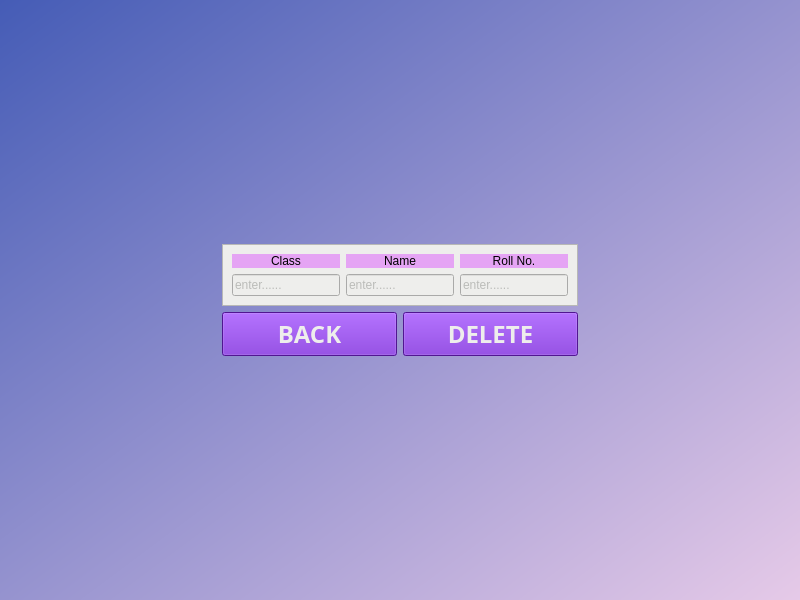
<?xml version="1.0" encoding="UTF-8"?>
<ui version="4.0">
 <class>DELETE_2</class>
 <widget class="QMainWindow" name="DELETE_2">
  <property name="geometry">
   <rect>
    <x>0</x>
    <y>0</y>
    <width>800</width>
    <height>600</height>
   </rect>
  </property>
  <property name="windowTitle">
   <string>MainWindow</string>
  </property>
  <property name="styleSheet">
   <string notr="true">background-color: qlineargradient(spread:pad, x1:0, y1:0, x2:1, y2:1, stop:0 rgba(69, 92, 182, 255), stop:1 rgba(230, 202, 232, 255));</string>
  </property>
  <widget class="QWidget" name="centralwidget">
   <layout class="QGridLayout" name="gridLayout">
    <item row="0" column="1">
     <spacer name="verticalSpacer">
      <property name="orientation">
       <enum>Qt::Vertical</enum>
      </property>
      <property name="sizeHint" stdset="0">
       <size>
        <width>20</width>
        <height>40</height>
       </size>
      </property>
     </spacer>
    </item>
    <item row="1" column="2">
     <spacer name="horizontalSpacer_2">
      <property name="orientation">
       <enum>Qt::Horizontal</enum>
      </property>
      <property name="sizeHint" stdset="0">
       <size>
        <width>40</width>
        <height>20</height>
       </size>
      </property>
     </spacer>
    </item>
    <item row="2" column="1">
     <layout class="QHBoxLayout" name="horizontalLayout_2">
      <item>
       <widget class="QPushButton" name="BACK">
        <property name="minimumSize">
         <size>
          <width>0</width>
          <height>44</height>
         </size>
        </property>
        <property name="font">
         <font>
          <family>Umpush</family>
          <pointsize>18</pointsize>
          <weight>75</weight>
          <bold>true</bold>
         </font>
        </property>
        <property name="styleSheet">
         <string notr="true">background-color: rgb(114, 31, 203);
color: rgb(238, 238, 236);</string>
        </property>
        <property name="text">
         <string>BACK</string>
        </property>
       </widget>
      </item>
      <item>
       <widget class="QPushButton" name="DELETE">
        <property name="minimumSize">
         <size>
          <width>0</width>
          <height>44</height>
         </size>
        </property>
        <property name="font">
         <font>
          <family>Umpush</family>
          <pointsize>18</pointsize>
          <weight>75</weight>
          <bold>true</bold>
         </font>
        </property>
        <property name="styleSheet">
         <string notr="true">background-color: rgb(114, 31, 203);
color: rgb(238, 238, 236);</string>
        </property>
        <property name="text">
         <string>DELETE</string>
        </property>
       </widget>
      </item>
     </layout>
    </item>
    <item row="1" column="0">
     <spacer name="horizontalSpacer">
      <property name="orientation">
       <enum>Qt::Horizontal</enum>
      </property>
      <property name="sizeHint" stdset="0">
       <size>
        <width>40</width>
        <height>20</height>
       </size>
      </property>
     </spacer>
    </item>
    <item row="1" column="1">
     <widget class="QFrame" name="frame">
      <property name="styleSheet">
       <string notr="true">background-color: rgb(238, 238, 236);</string>
      </property>
      <property name="frameShape">
       <enum>QFrame::StyledPanel</enum>
      </property>
      <property name="frameShadow">
       <enum>QFrame::Raised</enum>
      </property>
      <layout class="QHBoxLayout" name="horizontalLayout">
       <item>
        <layout class="QVBoxLayout" name="verticalLayout_9">
         <item>
          <widget class="QLabel" name="class_2">
           <property name="styleSheet">
            <string notr="true">background-color: rgb(229, 164, 244);</string>
           </property>
           <property name="inputMethodHints">
            <set>Qt::ImhNone</set>
           </property>
           <property name="text">
            <string>Class</string>
           </property>
           <property name="textFormat">
            <enum>Qt::RichText</enum>
           </property>
           <property name="alignment">
            <set>Qt::AlignCenter</set>
           </property>
           <property name="wordWrap">
            <bool>false</bool>
           </property>
          </widget>
         </item>
         <item>
          <widget class="QLineEdit" name="inp_class">
           <property name="styleSheet">
            <string notr="true">color: rgb(136, 138, 133);</string>
           </property>
           <property name="text">
            <string/>
           </property>
           <property name="placeholderText">
            <string>enter......</string>
           </property>
          </widget>
         </item>
        </layout>
       </item>
       <item>
        <layout class="QVBoxLayout" name="verticalLayout_8">
         <item>
          <widget class="QLabel" name="name">
           <property name="styleSheet">
            <string notr="true">background-color: rgb(229, 164, 244);</string>
           </property>
           <property name="inputMethodHints">
            <set>Qt::ImhNone</set>
           </property>
           <property name="text">
            <string>Name</string>
           </property>
           <property name="textFormat">
            <enum>Qt::RichText</enum>
           </property>
           <property name="alignment">
            <set>Qt::AlignCenter</set>
           </property>
           <property name="wordWrap">
            <bool>false</bool>
           </property>
          </widget>
         </item>
         <item>
          <widget class="QLineEdit" name="inp_name">
           <property name="styleSheet">
            <string notr="true">color: rgb(136, 138, 133);</string>
           </property>
           <property name="inputMask">
            <string/>
           </property>
           <property name="text">
            <string/>
           </property>
           <property name="placeholderText">
            <string>enter......</string>
           </property>
          </widget>
         </item>
        </layout>
       </item>
       <item>
        <layout class="QVBoxLayout" name="verticalLayout_10">
         <item>
          <widget class="QLabel" name="Rollno">
           <property name="styleSheet">
            <string notr="true">background-color: rgb(229, 164, 244);</string>
           </property>
           <property name="inputMethodHints">
            <set>Qt::ImhNone</set>
           </property>
           <property name="text">
            <string>Roll No.</string>
           </property>
           <property name="textFormat">
            <enum>Qt::RichText</enum>
           </property>
           <property name="alignment">
            <set>Qt::AlignCenter</set>
           </property>
           <property name="wordWrap">
            <bool>false</bool>
           </property>
          </widget>
         </item>
         <item>
          <widget class="QLineEdit" name="inp_rollno">
           <property name="styleSheet">
            <string notr="true">color: rgb(136, 138, 133);</string>
           </property>
           <property name="text">
            <string/>
           </property>
           <property name="placeholderText">
            <string>enter......</string>
           </property>
          </widget>
         </item>
        </layout>
       </item>
      </layout>
     </widget>
    </item>
    <item row="3" column="1">
     <spacer name="verticalSpacer_2">
      <property name="orientation">
       <enum>Qt::Vertical</enum>
      </property>
      <property name="sizeHint" stdset="0">
       <size>
        <width>20</width>
        <height>40</height>
       </size>
      </property>
     </spacer>
    </item>
   </layout>
  </widget>
 </widget>
 <resources/>
 <connections/>
</ui>
